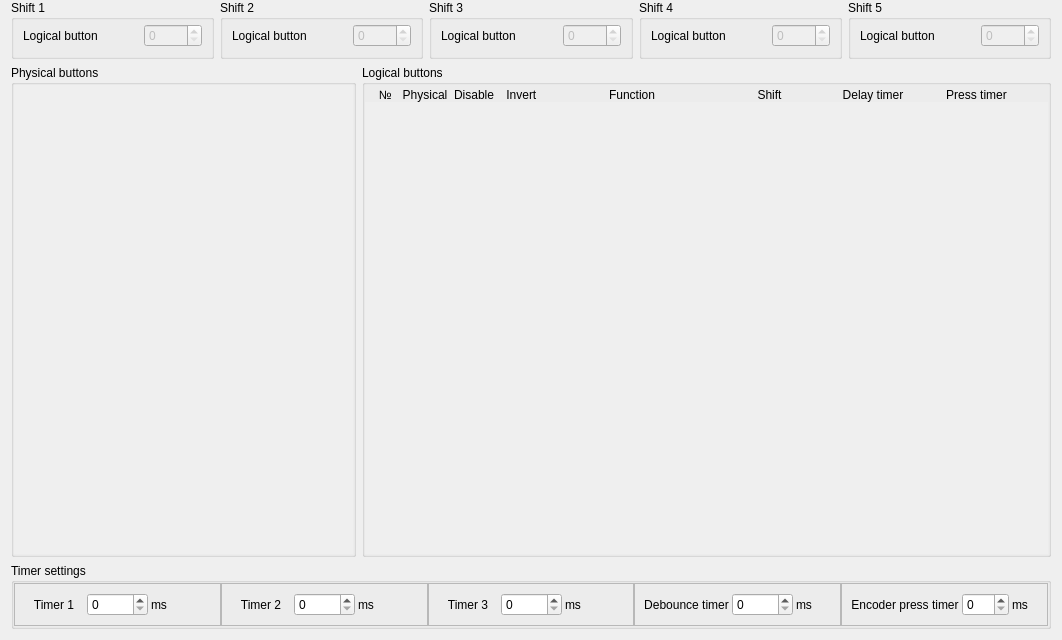
<?xml version="1.0" encoding="UTF-8"?>
<ui version="4.0">
 <class>ButtonConfig</class>
 <widget class="QWidget" name="ButtonConfig">
  <property name="geometry">
   <rect>
    <x>0</x>
    <y>0</y>
    <width>1062</width>
    <height>640</height>
   </rect>
  </property>
  <property name="minimumSize">
   <size>
    <width>0</width>
    <height>25</height>
   </size>
  </property>
  <property name="windowTitle">
   <string>Form</string>
  </property>
  <layout class="QGridLayout" name="gridLayout" rowstretch="1,10,1" columnstretch="5,10">
   <property name="topMargin">
    <number>0</number>
   </property>
   <item row="0" column="0" colspan="2">
    <layout class="QHBoxLayout" name="horizontalLayout">
     <property name="rightMargin">
      <number>0</number>
     </property>
     <item>
      <widget class="QGroupBox" name="groupBox_Shift1">
       <property name="title">
        <string>Shift 1</string>
       </property>
       <layout class="QHBoxLayout" name="horizontalLayout_3" stretch="2,1">
        <property name="topMargin">
         <number>4</number>
        </property>
        <item>
         <widget class="QLabel" name="text_shift1_logicalButton">
          <property name="text">
           <string>Logical button</string>
          </property>
         </widget>
        </item>
        <item>
         <widget class="QSpinBox" name="spinBox_Shift1">
          <property name="enabled">
           <bool>false</bool>
          </property>
          <property name="maximum">
           <number>128</number>
          </property>
         </widget>
        </item>
       </layout>
      </widget>
     </item>
     <item>
      <widget class="QGroupBox" name="groupBox_Shift2">
       <property name="title">
        <string>Shift 2</string>
       </property>
       <layout class="QHBoxLayout" name="horizontalLayout_2" stretch="2,1">
        <property name="topMargin">
         <number>4</number>
        </property>
        <item>
         <widget class="QLabel" name="text_shift2_logicalButton">
          <property name="text">
           <string>Logical button</string>
          </property>
         </widget>
        </item>
        <item>
         <widget class="QSpinBox" name="spinBox_Shift2">
          <property name="enabled">
           <bool>false</bool>
          </property>
          <property name="maximum">
           <number>128</number>
          </property>
         </widget>
        </item>
       </layout>
      </widget>
     </item>
     <item>
      <widget class="QGroupBox" name="groupBox_Shift3">
       <property name="title">
        <string>Shift 3</string>
       </property>
       <layout class="QHBoxLayout" name="horizontalLayout_4" stretch="2,1">
        <property name="topMargin">
         <number>4</number>
        </property>
        <item>
         <widget class="QLabel" name="text_shift3_logicalButton">
          <property name="text">
           <string>Logical button</string>
          </property>
         </widget>
        </item>
        <item>
         <widget class="QSpinBox" name="spinBox_Shift3">
          <property name="enabled">
           <bool>false</bool>
          </property>
          <property name="maximum">
           <number>128</number>
          </property>
         </widget>
        </item>
       </layout>
      </widget>
     </item>
     <item>
      <widget class="QGroupBox" name="groupBox_Shift4">
       <property name="title">
        <string>Shift 4</string>
       </property>
       <layout class="QHBoxLayout" name="horizontalLayout_5" stretch="2,1">
        <property name="topMargin">
         <number>4</number>
        </property>
        <item>
         <widget class="QLabel" name="text_shift4_logicalButton">
          <property name="text">
           <string>Logical button</string>
          </property>
         </widget>
        </item>
        <item>
         <widget class="QSpinBox" name="spinBox_Shift4">
          <property name="enabled">
           <bool>false</bool>
          </property>
          <property name="maximum">
           <number>128</number>
          </property>
         </widget>
        </item>
       </layout>
      </widget>
     </item>
     <item>
      <widget class="QGroupBox" name="groupBox_Shift5">
       <property name="title">
        <string>Shift 5</string>
       </property>
       <layout class="QHBoxLayout" name="horizontalLayout_6" stretch="2,1">
        <property name="topMargin">
         <number>4</number>
        </property>
        <item>
         <widget class="QLabel" name="text_shift5_logicalButton">
          <property name="text">
           <string>Logical button</string>
          </property>
         </widget>
        </item>
        <item>
         <widget class="QSpinBox" name="spinBox_Shift5">
          <property name="enabled">
           <bool>false</bool>
          </property>
          <property name="maximum">
           <number>128</number>
          </property>
         </widget>
        </item>
       </layout>
      </widget>
     </item>
    </layout>
   </item>
   <item row="1" column="1">
    <widget class="QGroupBox" name="groupBox_LogicalButtons">
     <property name="title">
      <string>Logical buttons</string>
     </property>
     <layout class="QGridLayout" name="gridLayout_2" columnstretch="4,6,5,1,5,20,12,12,12,0">
      <property name="leftMargin">
       <number>0</number>
      </property>
      <property name="topMargin">
       <number>3</number>
      </property>
      <property name="rightMargin">
       <number>0</number>
      </property>
      <property name="bottomMargin">
       <number>0</number>
      </property>
      <property name="spacing">
       <number>0</number>
      </property>
      <item row="0" column="5">
       <widget class="QLabel" name="label_5">
        <property name="text">
         <string>Function</string>
        </property>
        <property name="alignment">
         <set>Qt::AlignBottom|Qt::AlignHCenter</set>
        </property>
       </widget>
      </item>
      <item row="0" column="4">
       <widget class="QLabel" name="label_6">
        <property name="text">
         <string> Invert</string>
        </property>
        <property name="alignment">
         <set>Qt::AlignBottom|Qt::AlignLeading|Qt::AlignLeft</set>
        </property>
       </widget>
      </item>
      <item row="1" column="0" colspan="10">
       <widget class="QScrollArea" name="scrollArea">
        <property name="frameShape">
         <enum>QFrame::NoFrame</enum>
        </property>
        <property name="lineWidth">
         <number>0</number>
        </property>
        <property name="widgetResizable">
         <bool>true</bool>
        </property>
        <widget class="QWidget" name="scrollAreaWidgetContents">
         <property name="geometry">
          <rect>
           <x>0</x>
           <y>0</y>
           <width>690</width>
           <height>482</height>
          </rect>
         </property>
         <layout class="QVBoxLayout" name="layoutV_LogicalButton">
          <property name="spacing">
           <number>0</number>
          </property>
          <property name="leftMargin">
           <number>0</number>
          </property>
          <property name="topMargin">
           <number>0</number>
          </property>
          <property name="rightMargin">
           <number>0</number>
          </property>
          <property name="bottomMargin">
           <number>0</number>
          </property>
         </layout>
        </widget>
       </widget>
      </item>
      <item row="0" column="0">
       <widget class="QLabel" name="label">
        <property name="text">
         <string notr="true">  №</string>
        </property>
        <property name="alignment">
         <set>Qt::AlignBottom|Qt::AlignHCenter</set>
        </property>
       </widget>
      </item>
      <item row="0" column="8">
       <widget class="QLabel" name="label_2">
        <property name="text">
         <string>Press timer</string>
        </property>
        <property name="alignment">
         <set>Qt::AlignBottom|Qt::AlignHCenter</set>
        </property>
       </widget>
      </item>
      <item row="0" column="2">
       <widget class="QLabel" name="label_7">
        <property name="text">
         <string>Disable</string>
        </property>
        <property name="alignment">
         <set>Qt::AlignBottom|Qt::AlignRight|Qt::AlignTrailing</set>
        </property>
       </widget>
      </item>
      <item row="0" column="7">
       <widget class="QLabel" name="label_3">
        <property name="text">
         <string>Delay timer</string>
        </property>
        <property name="alignment">
         <set>Qt::AlignBottom|Qt::AlignHCenter</set>
        </property>
       </widget>
      </item>
      <item row="0" column="9">
       <widget class="QLabel" name="label_9">
        <property name="minimumSize">
         <size>
          <width>20</width>
          <height>0</height>
         </size>
        </property>
        <property name="text">
         <string/>
        </property>
       </widget>
      </item>
      <item row="0" column="3">
       <widget class="QLabel" name="label_10">
        <property name="text">
         <string/>
        </property>
       </widget>
      </item>
      <item row="0" column="6">
       <widget class="QLabel" name="label_4">
        <property name="text">
         <string>Shift</string>
        </property>
        <property name="alignment">
         <set>Qt::AlignBottom|Qt::AlignHCenter</set>
        </property>
       </widget>
      </item>
      <item row="0" column="1">
       <widget class="QLabel" name="label_8">
        <property name="text">
         <string>Physical</string>
        </property>
        <property name="alignment">
         <set>Qt::AlignBottom|Qt::AlignHCenter</set>
        </property>
       </widget>
      </item>
     </layout>
    </widget>
   </item>
   <item row="1" column="0">
    <widget class="QGroupBox" name="groupBox_PhysicalButtons">
     <property name="title">
      <string>Physical buttons</string>
     </property>
     <layout class="QGridLayout" name="gridLayout_4">
      <property name="leftMargin">
       <number>0</number>
      </property>
      <property name="topMargin">
       <number>0</number>
      </property>
      <property name="rightMargin">
       <number>0</number>
      </property>
      <property name="bottomMargin">
       <number>0</number>
      </property>
      <property name="spacing">
       <number>0</number>
      </property>
      <item row="0" column="0">
       <widget class="QScrollArea" name="scrollArea_2">
        <property name="frameShape">
         <enum>QFrame::NoFrame</enum>
        </property>
        <property name="frameShadow">
         <enum>QFrame::Sunken</enum>
        </property>
        <property name="lineWidth">
         <number>0</number>
        </property>
        <property name="widgetResizable">
         <bool>true</bool>
        </property>
        <widget class="QWidget" name="scrollAreaWidgetContents_2">
         <property name="geometry">
          <rect>
           <x>0</x>
           <y>0</y>
           <width>344</width>
           <height>498</height>
          </rect>
         </property>
         <layout class="QGridLayout" name="layoutG_PhysicalButton"/>
        </widget>
       </widget>
      </item>
     </layout>
    </widget>
   </item>
   <item row="2" column="0" colspan="2">
    <widget class="QGroupBox" name="groupBox_TimerSettings">
     <property name="title">
      <string>Timer settings</string>
     </property>
     <layout class="QHBoxLayout" name="horizontalLayout_7">
      <property name="spacing">
       <number>0</number>
      </property>
      <property name="leftMargin">
       <number>0</number>
      </property>
      <property name="topMargin">
       <number>0</number>
      </property>
      <property name="rightMargin">
       <number>0</number>
      </property>
      <property name="bottomMargin">
       <number>0</number>
      </property>
      <item>
       <widget class="QFrame" name="frame">
        <property name="frameShape">
         <enum>QFrame::StyledPanel</enum>
        </property>
        <property name="frameShadow">
         <enum>QFrame::Plain</enum>
        </property>
        <layout class="QHBoxLayout" name="horizontalLayout_8">
         <property name="spacing">
          <number>3</number>
         </property>
         <item>
          <widget class="QLabel" name="text_timer1">
           <property name="text">
            <string>Timer 1</string>
           </property>
           <property name="alignment">
            <set>Qt::AlignCenter</set>
           </property>
          </widget>
         </item>
         <item>
          <widget class="QSpinBox" name="spinBox_Timer1">
           <property name="maximum">
            <number>65535</number>
           </property>
          </widget>
         </item>
         <item>
          <widget class="QLabel" name="text_ms">
           <property name="text">
            <string>ms</string>
           </property>
          </widget>
         </item>
        </layout>
       </widget>
      </item>
      <item>
       <widget class="QFrame" name="frame_2">
        <property name="frameShape">
         <enum>QFrame::StyledPanel</enum>
        </property>
        <property name="frameShadow">
         <enum>QFrame::Plain</enum>
        </property>
        <layout class="QHBoxLayout" name="horizontalLayout_9">
         <property name="spacing">
          <number>3</number>
         </property>
         <item>
          <widget class="QLabel" name="text_timer2">
           <property name="text">
            <string>Timer 2</string>
           </property>
           <property name="alignment">
            <set>Qt::AlignCenter</set>
           </property>
          </widget>
         </item>
         <item>
          <widget class="QSpinBox" name="spinBox_Timer2">
           <property name="maximum">
            <number>65535</number>
           </property>
          </widget>
         </item>
         <item>
          <widget class="QLabel" name="text_ms_2">
           <property name="text">
            <string>ms</string>
           </property>
          </widget>
         </item>
        </layout>
       </widget>
      </item>
      <item>
       <widget class="QFrame" name="frame_3">
        <property name="frameShape">
         <enum>QFrame::StyledPanel</enum>
        </property>
        <property name="frameShadow">
         <enum>QFrame::Plain</enum>
        </property>
        <layout class="QHBoxLayout" name="horizontalLayout_10">
         <property name="spacing">
          <number>3</number>
         </property>
         <item>
          <widget class="QLabel" name="text_timer3">
           <property name="text">
            <string>Timer 3</string>
           </property>
           <property name="alignment">
            <set>Qt::AlignCenter</set>
           </property>
          </widget>
         </item>
         <item>
          <widget class="QSpinBox" name="spinBox_Timer3">
           <property name="maximum">
            <number>65535</number>
           </property>
          </widget>
         </item>
         <item>
          <widget class="QLabel" name="text_ms_3">
           <property name="text">
            <string>ms</string>
           </property>
          </widget>
         </item>
        </layout>
       </widget>
      </item>
      <item>
       <widget class="QFrame" name="frame_4">
        <property name="frameShape">
         <enum>QFrame::StyledPanel</enum>
        </property>
        <property name="frameShadow">
         <enum>QFrame::Plain</enum>
        </property>
        <layout class="QHBoxLayout" name="horizontalLayout_11">
         <property name="spacing">
          <number>3</number>
         </property>
         <item>
          <widget class="QLabel" name="text_debounceTimer">
           <property name="text">
            <string>Debounce timer</string>
           </property>
           <property name="alignment">
            <set>Qt::AlignCenter</set>
           </property>
          </widget>
         </item>
         <item>
          <widget class="QSpinBox" name="spinBox_DebounceTimer">
           <property name="maximum">
            <number>65535</number>
           </property>
          </widget>
         </item>
         <item>
          <widget class="QLabel" name="text_ms_4">
           <property name="text">
            <string>ms</string>
           </property>
          </widget>
         </item>
        </layout>
       </widget>
      </item>
      <item>
       <widget class="QFrame" name="frame_5">
        <property name="frameShape">
         <enum>QFrame::StyledPanel</enum>
        </property>
        <property name="frameShadow">
         <enum>QFrame::Plain</enum>
        </property>
        <layout class="QHBoxLayout" name="horizontalLayout_12">
         <property name="spacing">
          <number>3</number>
         </property>
         <item>
          <widget class="QLabel" name="text_encoderPressTimer">
           <property name="text">
            <string>Encoder press timer</string>
           </property>
           <property name="alignment">
            <set>Qt::AlignCenter</set>
           </property>
          </widget>
         </item>
         <item>
          <widget class="QSpinBox" name="spinBox_EncoderPressTimer">
           <property name="maximum">
            <number>255</number>
           </property>
          </widget>
         </item>
         <item>
          <widget class="QLabel" name="text_ms_5">
           <property name="text">
            <string>ms</string>
           </property>
          </widget>
         </item>
        </layout>
       </widget>
      </item>
     </layout>
    </widget>
   </item>
  </layout>
 </widget>
 <resources/>
 <connections/>
</ui>
